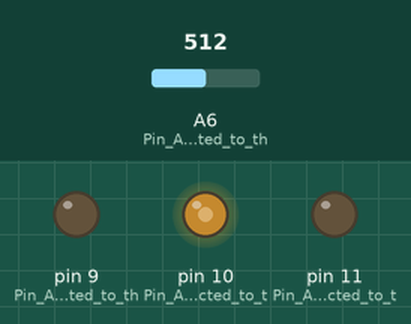
Simulated run of this sketch. Board: Arduino Nano, built with avr-gcc and run on an emulated ATmega328P. Parts: output pins drawn as LEDs (lit = HIGH). Inputs (shaded band) come from the test bench; at power-on: A6 (Pin_A6_is_connected_to_th) = 512.

Above: at 1.2 s.
1.3 s: A6 (Pin_A6_is_connected_to_th) set to 716
At 2.4 s:
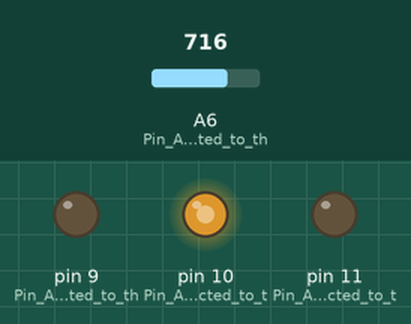
2.8 s: A6 (Pin_A6_is_connected_to_th) set to 900
At 3.6 s:
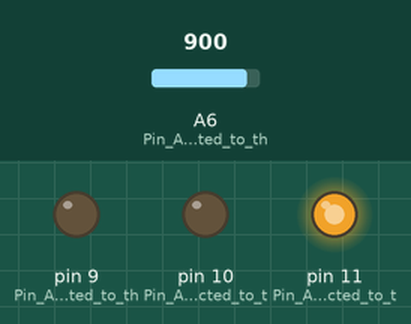
4.3 s: A6 (Pin_A6_is_connected_to_th) set to 306
At 4.7 s:
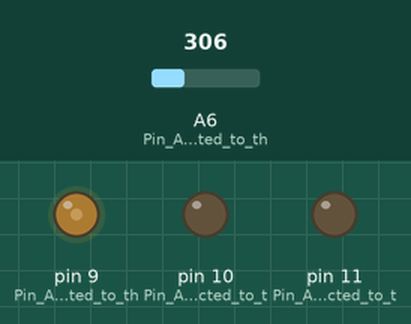
5.8 s: A6 (Pin_A6_is_connected_to_th) set to 245
At 7.0 s:
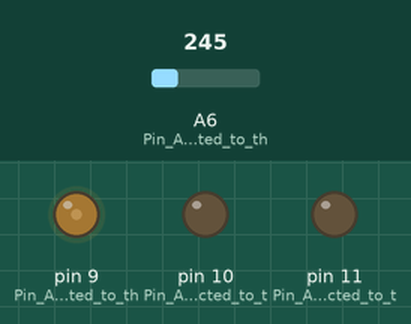
7.3 s: A6 (Pin_A6_is_connected_to_th) set to 0
At 8.2 s:
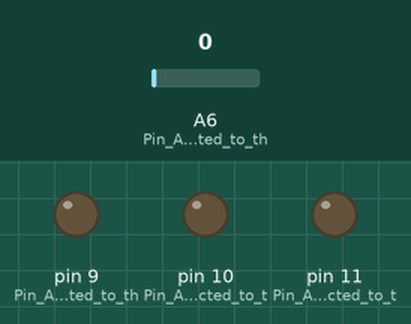
Timing chart, 0 to 9.8 s (numbered marks = the images above; inputs shaded):
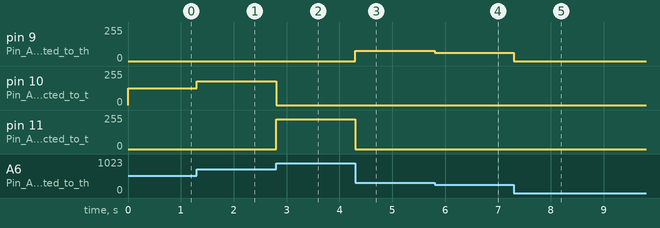

The sketch:

led_toggle_using_potentiometer.ino
```cpp
/*
  Arduino IDE version: 1.8.3
  Tested on : ARBD-1
  Microcontroller:ATMEGA 328p
  Written by:Mohammad Waqas
  Date:11/06/2019
*/
// the setup function runs once when you press reset or power the board
void setup() {
  pinMode(9, OUTPUT); //Pin A9 is connected to the green LED
  pinMode(10, OUTPUT); //Pin A10 is connected to the blue LED
  pinMode(11, OUTPUT); //Pin A11 is connected to the red LED
  pinMode(A6, INPUT); //Pin A6 is connected to the potentiometer


}
int pot_value;
// the loop function runs over and over again forever
void loop() {

  pot_value = map(analogRead(A6), 0, 1023, 0, 255); //Read the value from the potentiometer and map it to the intensities of the leds(0-255)
  if (pot_value >= 0 && pot_value <= 100)
  {
    analogWrite(9, pot_value); //green is on rest are off
    analogWrite(10, 0);
    analogWrite(11, 0);
  }
  else if (pot_value > 100 && pot_value <= 180)
  {

    analogWrite(9, 0);
    analogWrite(10, pot_value); //blue is on rest are off
    analogWrite(11, 0);

  }
  else if (pot_value > 180 && pot_value <= 255)
  {
    analogWrite(10, 0);
    analogWrite(11, pot_value); //red is on rest are off
    analogWrite(9, 0);

  }
  else
  { digitalWrite(11, LOW);
    digitalWrite(9, LOW); //all are off
    digitalWrite(1, LOW);

  }
}
```

Measured:
- after the input at 1.3 s, pin 10 (Pin_A10_is_connected_to_t): 127/255 → 178/255 at once
- after the input at 2.8 s, pin 10 (Pin_A10_is_connected_to_t): 178/255 → 0/255 at once; pin 11 (Pin_A11_is_connected_to_t): 0/255 → 224/255 at once
- after the input at 4.3 s, pin 9 (Pin_A9_is_connected_to_th): 0/255 → 76/255 at once; pin 11 (Pin_A11_is_connected_to_t): 224/255 → 0/255 at once
- after the input at 5.8 s, pin 9 (Pin_A9_is_connected_to_th): 76/255 → 61/255 at once
- after the input at 7.3 s, pin 9 (Pin_A9_is_connected_to_th): 61/255 → 0/255 at once
